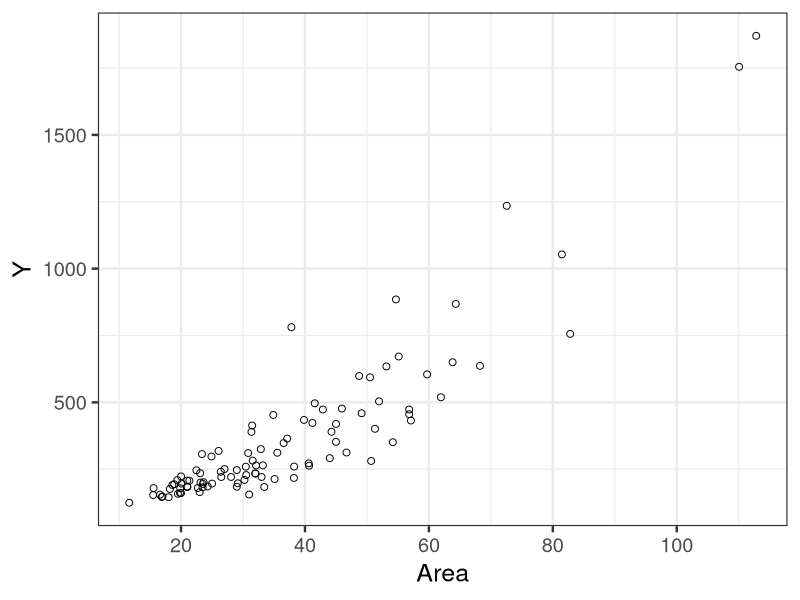
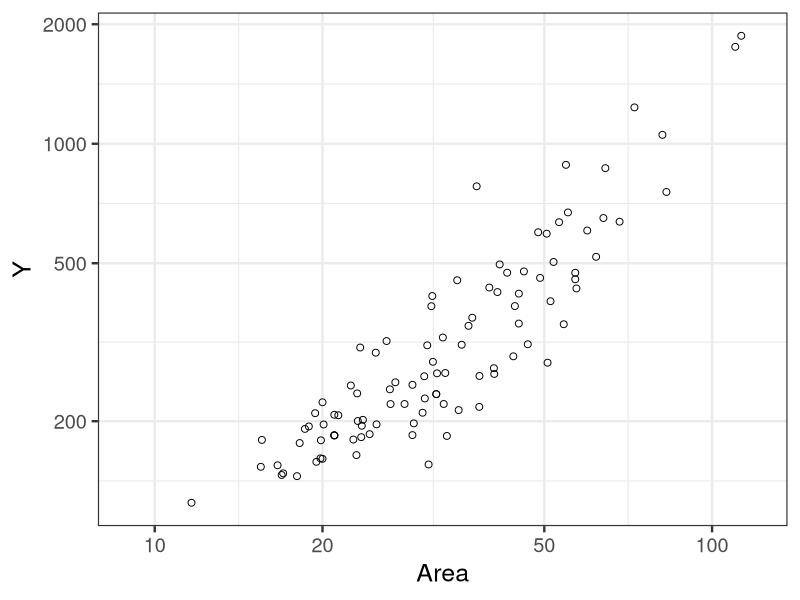

Generate these figures, in order, with R:
library(ggplot2)

d <- read.csv(file='input/data-rental.txt')

p <- ggplot(data=d, aes(x=Area, y=Y)) +
  theme_bw(base_size=18) +
  geom_point(shape=1, size=2) +
  scale_x_continuous(breaks=seq(from=20, to=120, by=20))
ggsave(file = 'output/fig7-1-left.png', plot=p, dpi=300, w=4, h=3)

p <- ggplot(data=d, aes(x=Area, y=Y)) +
  theme_bw(base_size=18) +
  geom_point(shape=1, size=2) +
  scale_x_log10(breaks=c(1,2,5,10,20,50,100)) + scale_y_log10(breaks=c(10,20,50,100,200,500,1000,2000)) +
  coord_cartesian(xlim=c(9, 120))
ggsave(file = 'output/fig7-1-right.png', plot=p, dpi=300, w=4, h=3)
